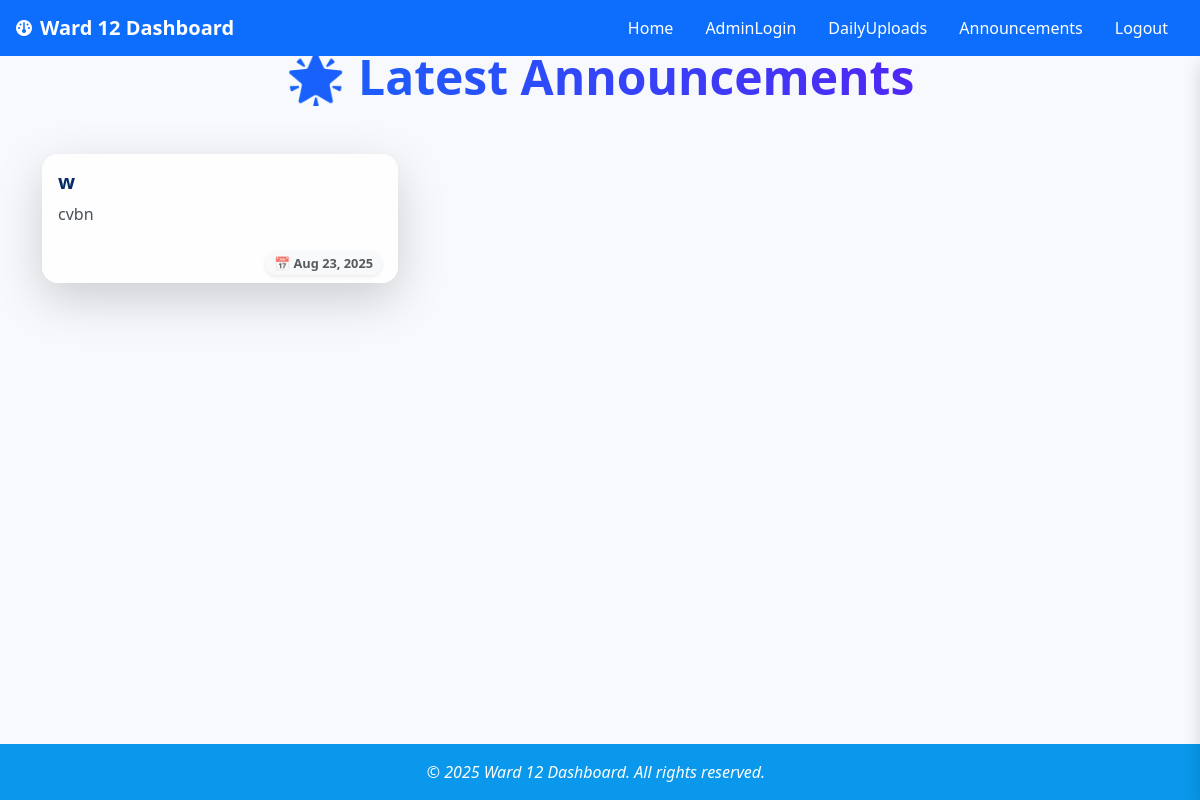
Before: /anread/ with the older database file.
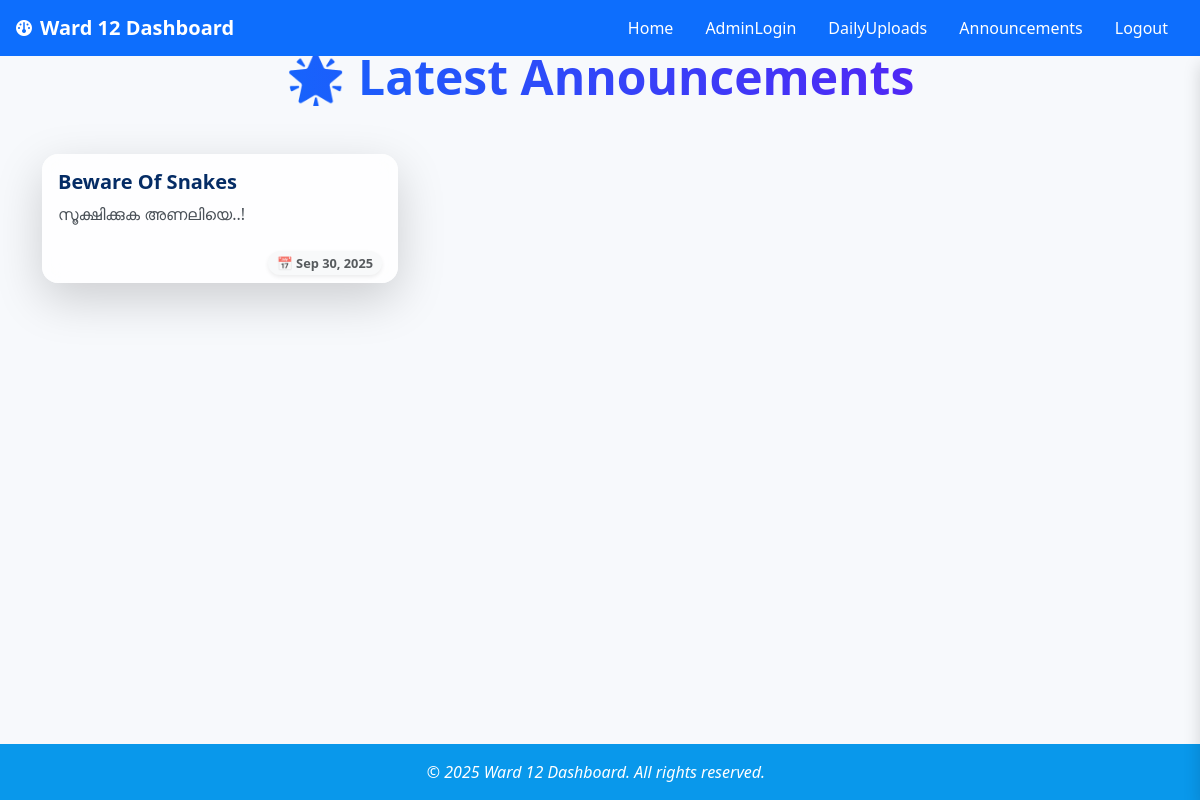
After: the same page with the newer database file.
### myapp/models.py (models this page shows, shortened)
class Announcements(models.Model):
    title = models.CharField(max_length=100)
    message = models.TextField(max_length=100)
    uploaded_date = models.DateTimeField(auto_now_add=True)

### myapp/views.py (the view)
# urls.py: path('anread/',AnnounceReadView.as_view(),name='read'),
class AnnounceReadView(View):
    def get(self,request):
        items = Announcements.objects.all().order_by('uploaded_date')
        return render(request,'announceuploads.html',{'items':items})

### myapp/templates/announceuploads.html (shortened to what this page needs)
{% extends "base.html" %}
{% block content %}
<div class="container py-5">
  <h2 class="mb-5 text-center fw-bold display-5 text-gradient">🌟 Latest Announcements</h2>
  <div class="row row-cols-1 row-cols-md-2 row-cols-lg-3 g-4">
    {% for item in items %}
    <div class="col">
      <div class="card h-100 enchanted-card position-relative shadow-lg border-0">
        <div class="card-body">
          <h5 class="card-title fw-semibold text-primary-emphasis">{{ item.title }}</h5>
          <p class="card-text text-dark-emphasis">{{ item.message }}</p>
        </div>
        <div class="card-footer bg-transparent border-0 text-end pe-3">
          <span class="badge bg-light text-muted rounded-pill shadow-sm">
            📅 {{ item.uploaded_date|date:"M d, Y" }}
          </span>
        </div>
      </div>
    </div>
    {% empty %}
    <div class="col text-center text-muted">
      <p>No announcements yet.✨</p>
    </div>
    {% endfor %}
  </div>
</div>
{% endblock %}

Changed rows visible on the page:
removed Announcements: title "w", message "cvbn", uploaded_date "Aug 23, 2025"
added Announcements: title "Beware Of Snakes", message "സൂക്ഷിക്കുക അണലിയെ..!", uploaded_date "Sep 30, 2025"
